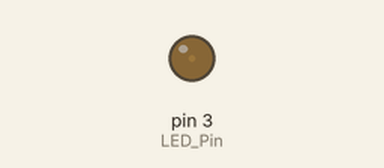
This sketch was run on a simulated Arduino Uno, built with avr-gcc and run on an emulated ATmega328P. On the bench: output pins drawn as LEDs (lit = HIGH).

Above: at 0.05 s.
At 0.45 s:
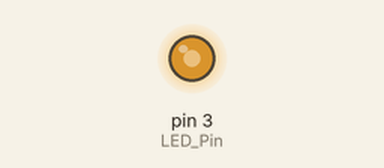
At 0.85 s:
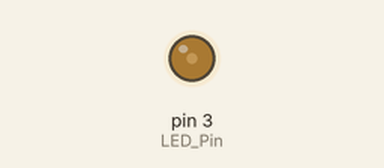
Timing chart, 0 to 3.0 s (numbered marks = the images above):
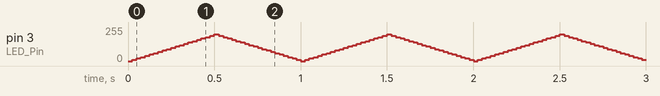

The sketch:

hub5168_PWM.ino
```cpp
const int LED_Pin = 3;
int delay_time=25;

void setup() {
    pinMode(LED_Pin, OUTPUT);
}

void loop() {

  for(int i=0;i<20;i++)
  {
    analogWrite(LED_Pin,i*10);
    delay(delay_time);
  }
  for(int i=20;i>0;i--)
  {
    analogWrite(LED_Pin,i*10);
    delay(delay_time);
  }
}
```
